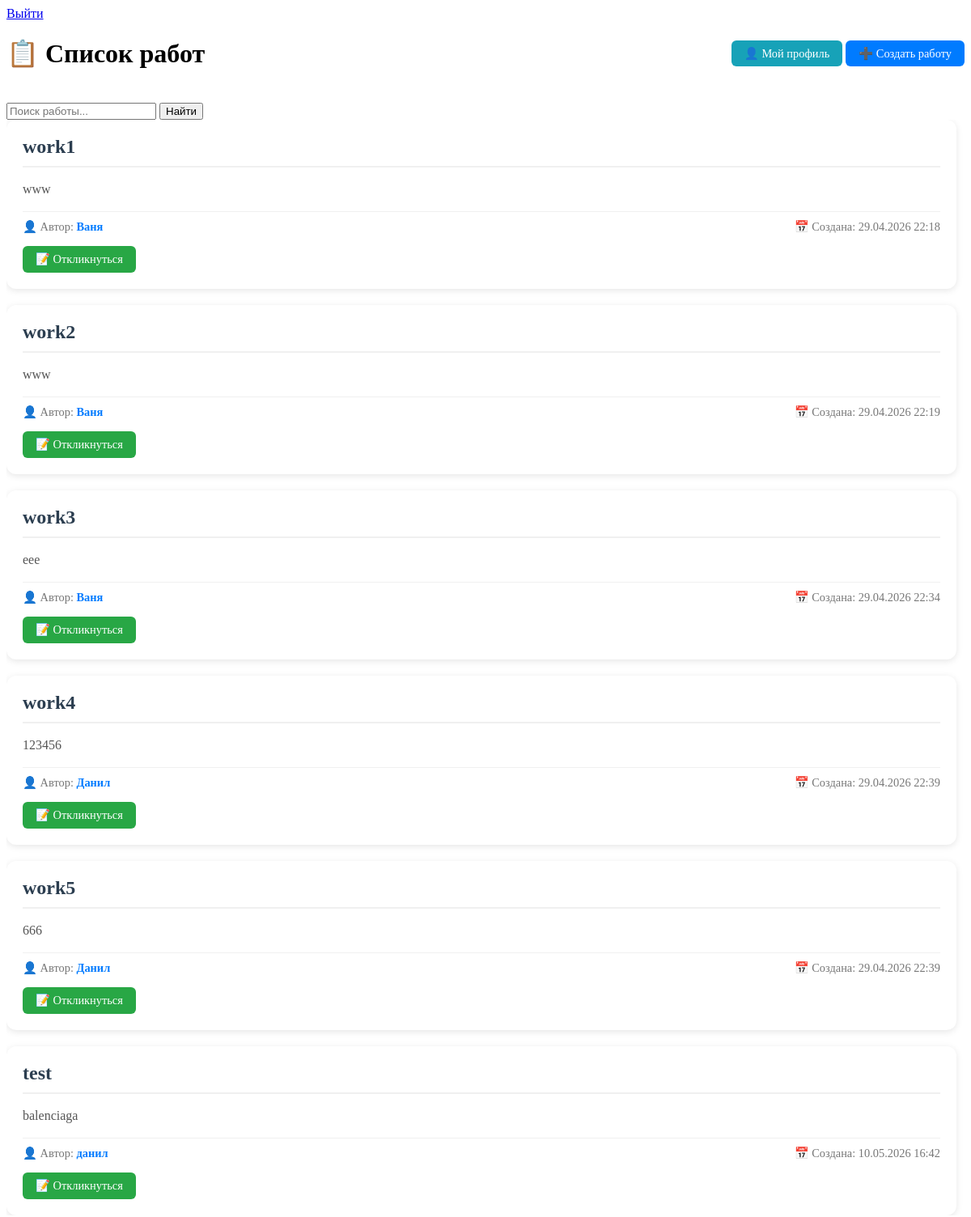
Page / (signed in) on the committed database.
### data/jobs.py (models this page shows)
class Job(SqlAlchemyBase):
    __tablename__ = 'jobs'
    id = sqlalchemy.Column(sqlalchemy.Integer,
                           primary_key=True,
                           autoincrement=True)
    title = sqlalchemy.Column(sqlalchemy.String,
                              nullable=False)
    description = sqlalchemy.Column(sqlalchemy.String,
                                    nullable=False)
    author_id = sqlalchemy.Column(sqlalchemy.Integer,
                                  sqlalchemy.ForeignKey('users.id'))
    executor_id = sqlalchemy.Column(sqlalchemy.Integer,
                                    sqlalchemy.ForeignKey('users.id'),
                                    nullable=True)
    status = sqlalchemy.Column(sqlalchemy.String,
                               default='open')  # open, in_progress
    created_at = sqlalchemy.Column(sqlalchemy.DateTime,
                                   default=datetime.datetime.now)
    author = orm.relationship('User', foreign_keys=[author_id])
    executor = orm.relationship('User', foreign_keys=[executor_id])

### data/users.py (models this page shows, shortened)
class User(SqlAlchemyBase, UserMixin):
    __tablename__ = 'users'
    id = sqlalchemy.Column(sqlalchemy.Integer,
                           primary_key=True,
                           autoincrement=True)
    username = sqlalchemy.Column(sqlalchemy.String,
                                 unique=True,
                                 nullable=False)
    name = sqlalchemy.Column(sqlalchemy.String,
                             nullable=False)
    email = sqlalchemy.Column(sqlalchemy.String, nullable=False)
    hashed_password = sqlalchemy.Column(sqlalchemy.String,
                                        nullable=False)
    created_at = sqlalchemy.Column(sqlalchemy.DateTime,
                                   default=datetime.datetime.now)

### main.py (the view)
@app.route("/")
@login_required
def index():
    search_query = request.args.get('q', '').strip()
    with db_session.create_session() as db_sess:
        query = db_sess.query(Job).options(joinedload(Job.author), joinedload(Job.responses)).filter(
            Job.author_id != current_user.id)
        if search_query:
            query = query.filter(
                (Job.title.ilike(f"%{search_query}%")) |
                (Job.description.ilike(f"%{search_query}%"))
            )
        jobs = query.all()
    return render_template("index.html", jobs=jobs, search_query=search_query)

### data/db_session.py (called while the page is built)
def create_session() -> Session:
    global __factory
    return __factory()

### main.py (called while the page is built)
@login_manager.user_loader
def load_user(user_id):
    with db_session.create_session() as db_sess:
        return db_sess.get(User, int(user_id))

### templates/index.html (shortened to what this page needs)
{% extends "base.html" %}
{% block content %}
<div class="header-buttons">
    <h1>📋 Список работ</h1>
    <div>
        <a href="/profile" class="btn btn-info">👤 Мой профиль</a>
        <a href="/add_job" class="btn btn-primary">➕ Создать работу</a>
    </div>
</div>
<form action="/" method="get" class="search-form">
    <input type="text" name="q" placeholder="Поиск работы..." value="{{ search_query }}">
    <button type="submit">Найти</button>
</form>
<div class="jobs-container">
    {% if jobs %}
        {% for job in jobs %}
        <div class="job-card">
            <div class="job-header">
                <h3 class="job-title">{{ job.title }}</h3>
            </div>
            <div class="job-description">
                {{ job.description }}
            </div>
            <div class="job-meta">
                <div>
                    👤 Автор: <span class="author-name">{{ job.author.name }}</span>
                </div>
                <div>
                    📅 Создана: {{ job.created_at.strftime('%d.%m.%Y %H:%M') }}
                </div>
            </div>
            {% if current_user != job.author %}
            <div class="job-actions">
                <a href="/respond/{{ job.id }}" class="btn btn-success">📝 Откликнуться</a>
            </div>
            {% endif %}
        </div>
        {% endfor %}
    {% endif %}
</div>
{% endblock %}

### templates/index.html (style rules this page uses)
.jobs-container { display: flex; flex-direction: column; gap: 20px; max-height: calc(100vh - 150px); overflow-y: auto; padding-right: 10px; }
.job-card { background: white; border-radius: 12px; box-shadow: 0 2px 8px rgba(0,0,0,0.1); padding: 20px; transition: transform 0.2s, box-shadow 0.2s; }
.job-header { display: flex; justify-content: space-between; align-items: center; margin-bottom: 15px; border-bottom: 2px solid #f0f0f0; padding-bottom: 10px; }
.job-title { font-size: 1.5rem; color: #2c3e50; margin: 0; }
.job-description { color: #555; line-height: 1.5; margin: 15px 0; }
.job-meta { display: flex; justify-content: space-between; align-items: center; margin-top: 15px; padding-top: 10px; border-top: 1px solid #f0f0f0; font-size: 0.9rem; color: #777; }
.job-actions { display: flex; gap: 10px; margin-top: 15px; }
.btn { padding: 8px 16px; border: none; border-radius: 6px; cursor: pointer; text-decoration: none; font-size: 0.9rem; transition: opacity 0.2s; }
.btn-primary { background: #007bff; color: white; }
.btn-success { background: #28a745; color: white; }
.btn-info { background: #17a2b8; color: white; }
.header-buttons { display: flex; justify-content: space-between; align-items: center; margin-bottom: 20px; }
.author-name { font-weight: bold; color: #007bff; }

### rows in the picture
Job: title "work1", description "www", author.name "Ваня", created_at "29.04.2026 22:18"
Job: title "work2", description "www", author.name "Ваня", created_at "29.04.2026 22:19"
Job: title "work3", description "eee", author.name "Ваня", created_at "29.04.2026 22:34"
Job: title "work4", description "123456", author.name "Данил", created_at "29.04.2026 22:39"
Job: title "work5", description "666", author.name "Данил", created_at "29.04.2026 22:39"
Job: title "test", description "balenciaga", author.name "данил", created_at "10.05.2026 16:42"
